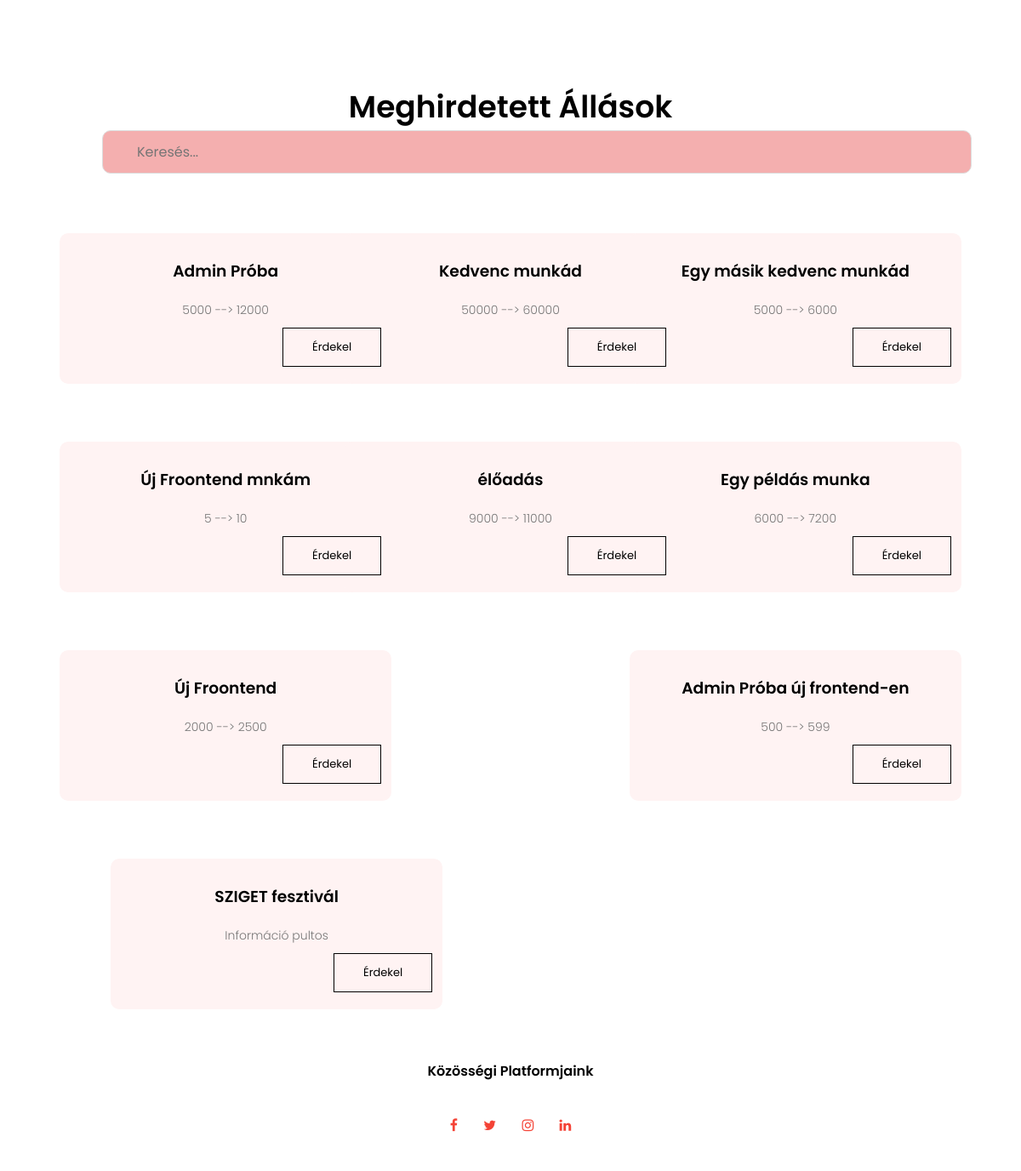
Before: /munkak/ (lower part) with the older database file.
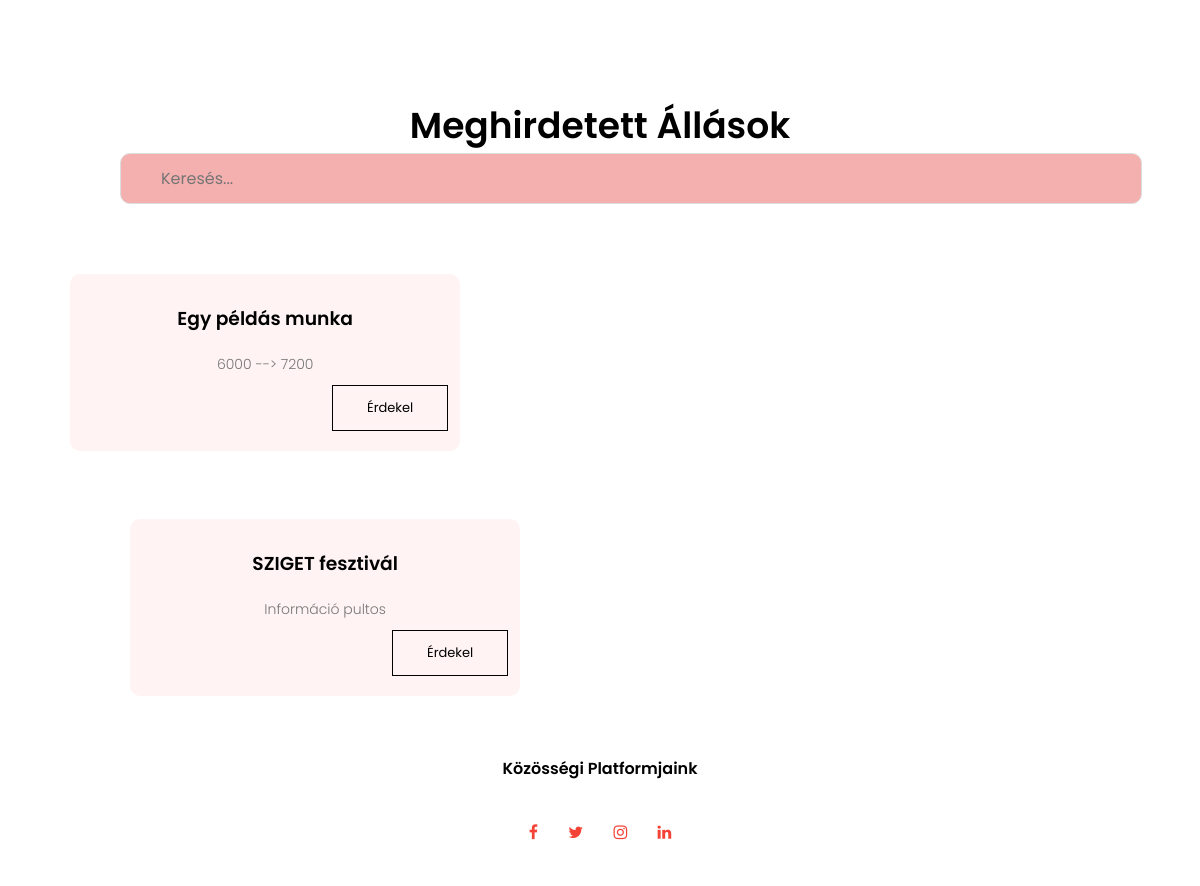
After: the same page with the newer database file.
### app/models.py (models this page shows, shortened)
class Munka(models.Model):
    class Meta:
        ordering = ["-katt"]
    nev = models.CharField(max_length=255, null=False)
    leiras = models.TextField(default="", null=False)
    helye = models.CharField(default="", max_length=255)
    katt = models.IntegerField(default=0)
    publikalo = models.ForeignKey(settings.AUTH_USER_MODEL, on_delete=models.CASCADE)
    berMin = models.IntegerField(null=False)
    berMax = models.IntegerField(null=True)
    munkaKezd = models.DateTimeField()

### app/views.py (the view)
# urls.py: path("munkak/", views.Allasok, name="Munkak"),
def Allasok(request):
    print("Állaások főoldalja / Allasok(request)")
    allasok =""
    try:
        allasok =Munka.objects.all()[:30]
    except:
        allasok = "Hihetelen de nincs most aktív hirdetés!"
    print(f"allasok végül: {type(allasok)}")
    template = loader.get_template("app/logedJobs.html")
    context = {
        "cim": "Állások",
        "allasok": allasok
        }
    return HttpResponse(template.render(context,request))

### app/templates/app/logedJobs.html (shortened to what this page needs)
{% extends 'app/layout/commonhead1.html' %}
{% block content %}
{% load static %}
<section class="jobs">
    <h1>Meghirdetett Állások</h1>
    <input type="text" id="myInput" placeholder="Keresés...">
    {% if allasok == "Hihetelen de nincs most aktív hirdetés!" %}
        <div class="row">
            <div class="jobs-col">
                <h3>Hihetelen!</h3>
                <p>Sajnos nincs jelengleg egy aktív állásunk se!</p>
            </div>
        </div
    {% else %}
    {% for allas in allasok %}
    {% if forloop.counter0|divisibleby:3 %}
        <div class="row">
        {% endif %}
        <div class="jobs-col logedjob">
            <h3>{{allas.nev}}</h3>
            {% if allas.berMax is none %}
            <p>{{allas.berMin}}</p>
            {% else %}
            <p>{{allas.berMin}} --> {{allas.berMax}}</p>
            {% endif %}
            <a class="hero-btn black-btn place-btn" href="{% url "MunkaReszlet" allas.id %}">Érdekel</a>
        </div>
    {% if forloop.counter0|add:1|divisibleby:3 or forloop.last %}
</div>
{% endif %}
{% endfor %}
    {% endif %}
    <div class="row">
        <div class="jobs-col">
            <h3>SZIGET fesztivál</h3>
            <p>Információ pultos</p>
            <button class="hero-btn black-btn place-btn">Érdekel</button>
        </div>
    </div>
</section>
{% endblock %}

Changed rows visible on the page:
removed Munka: nev "Admin Próba", berMin "5000", berMax "12000"
removed Munka: nev "Kedvenc munkád", berMin "50000", berMax "60000"
removed Munka: nev "Egy másik kedvenc munkád", berMin "5000", berMax "6000"
removed Munka: nev "Új Froontend mnkám", berMin "5", berMax "10"
removed Munka: nev "élőadás", berMin "9000", berMax "11000"
removed Munka: nev "Új Froontend", berMin "2000", berMax "2500"
removed Munka: nev "Admin Próba új frontend-en", berMin "500", berMax "599"
